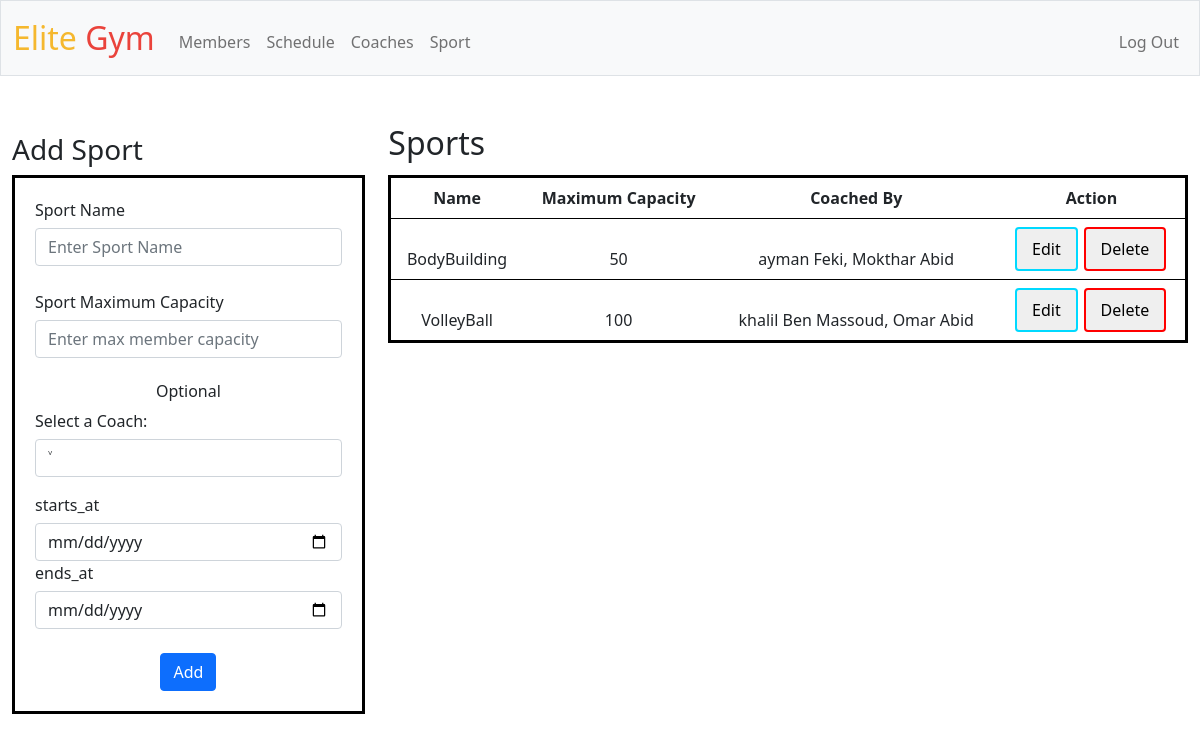
The app's page /sport (signed in), older data.
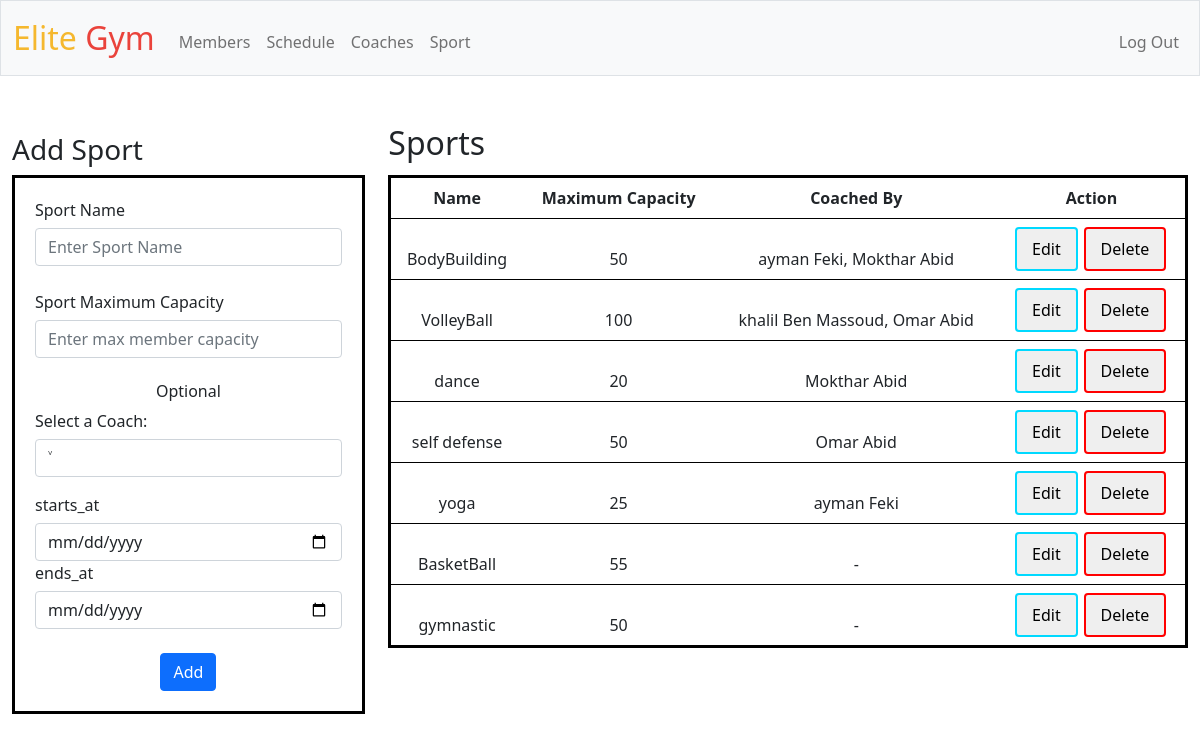
The same page, newer data.
### tables this page shows
CREATE TABLE sport(
    sp_id integer PRIMARY KEY AUTOINCREMENT,
    sp_name varchar(20) NOT NULL,
    max_capacity INTEGER DEFAULT NULL
    
);

### app.py (the view, shortened to what this page needs)
@app.route('/sport', methods=["GET", "POST"])
@login_required
def sport():
    def add():
        names=db.execute("select sp_id from sport where sp_name=?",request.form.get("sp_name"))
        if len(names)>0:
            return "sport already exist"
        db.execute("insert into sport (sp_name,max_capacity) values (?,?)",request.form.get("sp_name"),request.form.get("max_capacity"))
    def add_c():
        sp_id=db.execute("select sp_id from sport where sp_name=?",request.form.get("sp_name"))
        db.execute("insert into coaches (co_id,sp_id,starts_at,ends_at) values(?,?,?,?)",
                       request.form.get("co_id"),
                       sp_id[0]["sp_id"],
                       request.form.get("starts_at"),
                       request.form.get("ends_at"))
    def edit():
        dict_sport={"sp_name":request.form.get("sp_name"),"max_capacity":request.form.get("max_capacity")}
        for key,value in dict_sport.items():
            db.execute("update sport set ?=? where sp_id=?",key,value,request.form.get("sp_id"))
    def delete():
        db.execute("delete from sport where sp_id=?",request.form.get("sp_id"))
    coach=db.execute("select co_id,co_Fname,co_Lname from coach;")
    sports_with_no_coach=db.execute("select sp_id,sp_name,max_capacity from sport where sp_id not in(select sp_id from coaches);")
    coaching_view=db.execute("select sp_id,sp_name,max_capacity,GROUP_CONCAT(co_Fname || ' ' || co_Lname,', ') as coach_list  from coaching_view group by sp_name;")
    if request.method=="GET":
        return render_template("sport.html",coach=coach,coaching_view=coaching_view,sports_with_no_coach=sports_with_no_coach)

### app.py (called while the page is built)
def login_required(f):
    @wraps(f)
    def decorated_function(*args, **kwargs):
        if session.get("user_id") is None:
            return redirect("/login")
        return f(*args, **kwargs)
    return decorated_function

### templates/sport.html (shortened to what this page needs)
{% extends "layout.html" %}
{% block main %}
<h2 id="coaches">Sports</h2>
<h3 id="add_coach">Add Sport</h3>
<table class="table table-striped" id="coaches_table">
    <thead>
      <tr>
        <th scope="col">Name</th>
        <th scope="col">Maximum Capacity</th>
        <th scope="col">Coached By</th>
        <th scope="col">Action</th>
      </tr>
      {% for c in coaching_view %}
      <tr>
        <td>{{c.sp_name}} </td>
        <td>{{c.max_capacity}}</td>
        <td>{{c.coach_list}}</td>
        <td id="buttons">
          <button type="button" class="custom-button"  data-bs-toggle="modal" data-bs-target="#edit{{loop.index}}" id="edit" >Edit</button>
           <button type="button" class="custom-button"  data-bs-toggle="modal" data-bs-target="#delete{{loop.index}}" id="delete" >Delete</button>
                        </table>
          </td>
      </tr>
      {% endfor %}
      {% for s in sports_with_no_coach %}
      <tr>
        <td>{{s.sp_name}} </td>
        <td>{{s.max_capacity}}</td>
        <td>-</td>
        <td id="buttons">
          <button type="button" class="custom-button"  data-bs-toggle="modal" data-bs-target="#edit_wom{{loop.index}}" id="edit" >Edit</button>
           <button type="button" class="custom-button"  data-bs-toggle="modal" data-bs-target="#delete_wom{{loop.index}}" id="delete" >Delete</button>
          </td>
      </tr>
      {% endfor %}
    <tbody>
<table id="coaches_form">
<tr><td>
    <form action="/sport" method=post>
        <div class="form-group">
          <label for="exampleInputname">Sport Name</label>
          <input type="text" class="form-control" name="sp_name" id="exampleInputname" aria-describedby="emailHelp" placeholder="Enter Sport Name" required>
        </div>
        <br>
        <div class="form-group">
          <label for="exampleInputmax">Sport Maximum Capacity</label>
          <input type="number" class="form-control" name="max_capacity" id="exampleInputmax" placeholder="Enter max member capacity" required>
        </div>
        <br>
        <h6>Optional</h6>
        <div class="mb-3">
          <label for="selectOption" id="label">Select a Coach:</label>
          <select class="form-control" id="sp_name" name="co_id">
            <option value="">˅</option>
          </select>
        </div>
        <div class="form-group">
          <label for="exampleInputPassword1">starts_at</label>
          <input type="date" class="form-control" name="starts_at" id="exampleInputPassword1" >
        </div>
        <div class="form-group">
          <label for="exampleInputPassword1">ends_at</label>
          <input type="date" class="form-control" name="ends_at" id="exampleInputPassword1" >
        </div>
        <br>
        <button type="submit" class="btn btn-primary">Add</button>
    </form>
</td></tr>
</table>
{% endblock %}

### templates/layout.html (shortened to what this page needs)
<!DOCTYPE html>
<html lang="en">
    <head>
        <link href="https://cdn.jsdelivr.net/npm/bootstrap@5.1.3/dist/css/bootstrap.min.css" rel="stylesheet">
        <link href="/static/styles.css" rel="stylesheet">
    </head>
    <body>
        <nav class="bg-light border navbar navbar-expand-md navbar-light">
            <div class="container-fluid">
                <a class="navbar-brand" href="/"><span class="yellow">Elite</span> <span class="red">Gym</span></a>
                <div class="collapse navbar-collapse" id="navbar">
                    {% if session["user_id"] %}
                        <ul class="navbar-nav me-auto mt-2">
                            <li class="nav-item"><a class="nav-link" href="/members">Members</a></li>
                            <li class="nav-item"><a class="nav-link" href="/schedule">Schedule</a></li>
                            <li class="nav-item"><a class="nav-link" href="/coach">Coaches</a></li>
                            <li class="nav-item"><a class="nav-link" href="/sport">Sport</a></li>
                        </ul>
                        <ul class="navbar-nav ms-auto mt-2">
                            <li class="nav-item"><a class="nav-link" href="/logout">Log Out</a></li>
                        </ul>
                    {% else %}
                        <ul class="navbar-nav ms-auto mt-2">
                            <li class="nav-item"><a class="nav-link" href="/register">Register</a></li>
                            <li class="nav-item"><a class="nav-link" href="/login">Log In</a></li>
                        </ul>
                    {% endif %}
                </div>
            </div>
        </nav>
        <main class="container-fluid py-5 text-center">
            {% block main %}{% endblock %}
        </main>
    </body>
</html>

### static/styles.css (style rules this page uses)
nav .navbar-brand { font-size: xx-large; }
nav .navbar-brand .red { color: #ea433b; }
nav .navbar-brand .yellow { color: #f5b82e; }
h2 { margin-bottom: -5%; margin-right: 80%; }
.custom-button { color: rgb(0, 0, 0); border: none; padding: 8px 15px; text-align: center; text-decoration: none; display: inline-block; font-size: 16px; border-radius: 4px; margin-right:1%; }
#edit { border: 2px solid #00d9ff; }
#delete { border: 2px solid #ff0000; }
td { padding:20px; }
#buttons { margin-left:0%; text-align:middle; }
a { text-decoration: none; color:hsl(0, 0%, 100%); }
#coaches_table { width:68%; float:right; margin-top:0%; border:solid black; flex:1; }
#coaches_form { width:30%; float:left; border: solid black; flex:1; }
#add_coach { text-align:left; margin-top:2.5%; }
#coaches { margin-left:32%; }
label { float:left; margin-bottom: 2%; }

Row changes from the older to the newer data that the page shows:
added sport: sp_name "dance", max_capacity "20", coach_list "Mokthar Abid", shown under "Add Sport"
added sport: sp_name "self defense", max_capacity "50", coach_list "Omar Abid", shown under "Add Sport"
added sport: sp_name "yoga", max_capacity "25", coach_list "ayman Feki", shown under "Add Sport"
added sport: sp_name "BasketBall", max_capacity "55"
added sport: sp_name "gymnastic", max_capacity "50"
